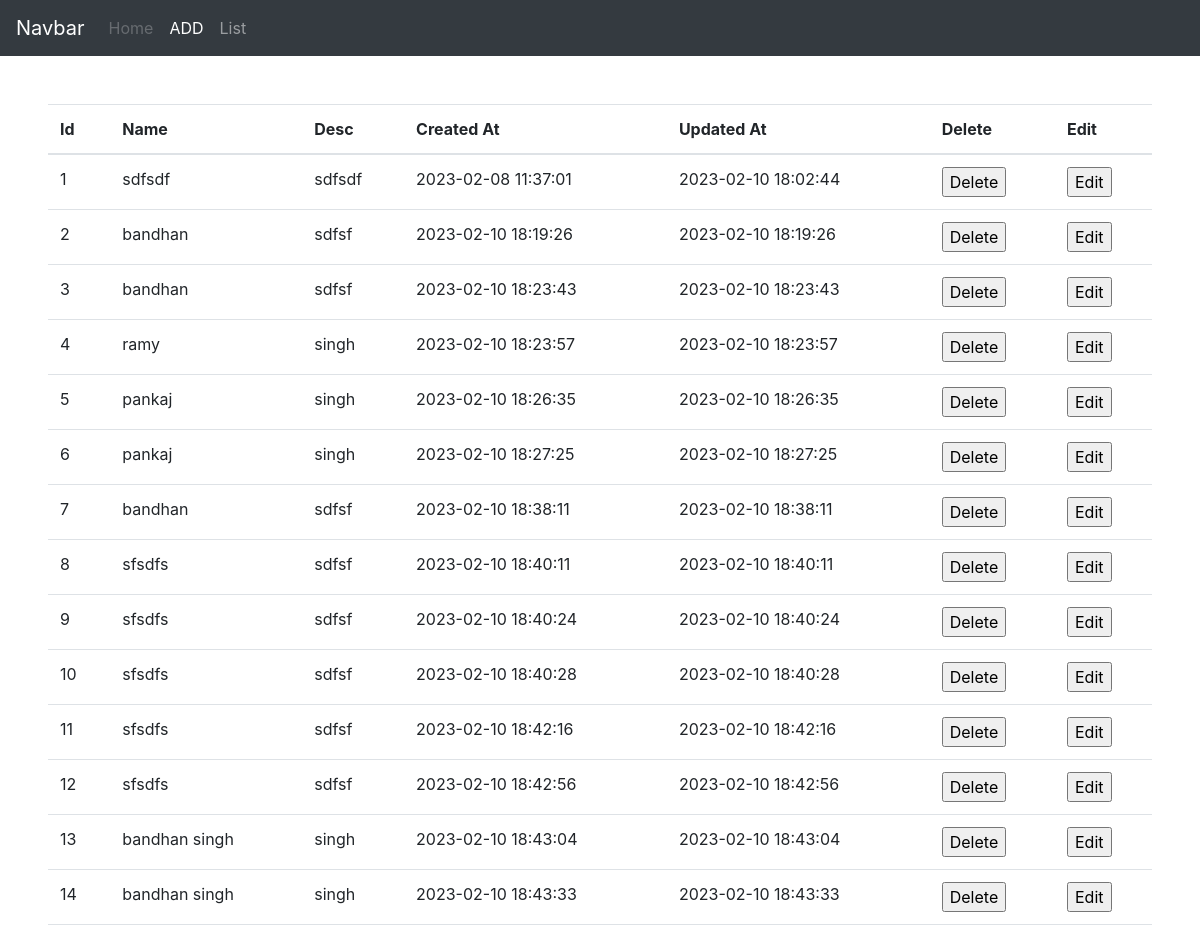
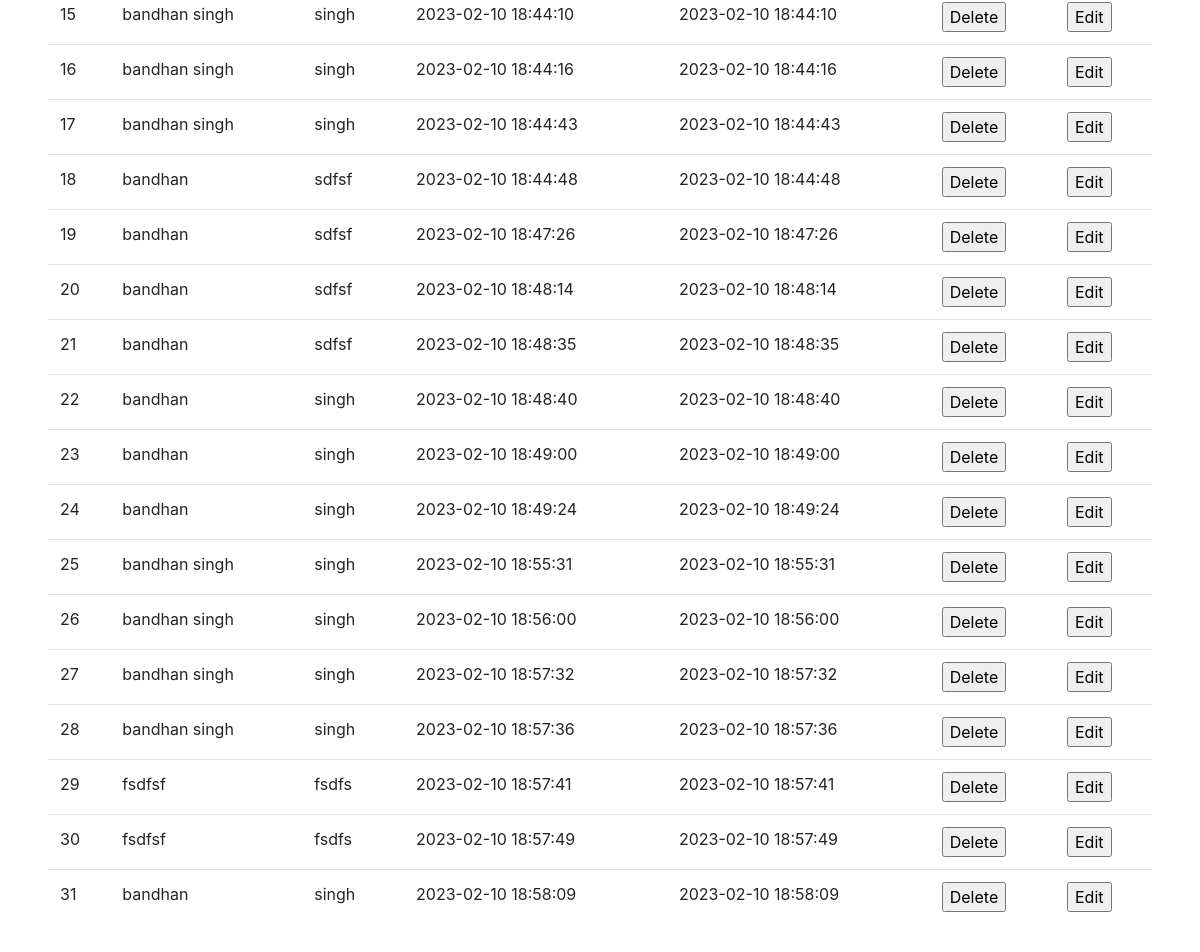
Page /posts/list.php on the committed database (2 pictures, top to bottom).
### tables this page shows
CREATE TABLE `user` (
  `id` int NOT NULL,
  `name` varchar(255) NOT NULL,
  `description` varchar(255) NOT NULL,
  `created_at` datetime NOT NULL,
  `updated_at` datetime NOT NULL
);

### posts/list.php (the view, shortened to what this page needs)
<?php
require_once "./../header.php";
require_once "../db/conn.php";
$sql = "SELECT `id`,`name`,`description`,`created_at`,`updated_at` FROM user";
$result = $conn->query($sql);
?>
<div class="table_container p-5">
    <table class="table">
        <thead>
            <tr>
                <th scope="col">Id</th>
                <th scope="col">Name</th>
                <th scope="col">Desc</th>
                <th scope="col">Created At</th>
                <th scope="col">Updated At</th>
                <th scope="col">Delete</th>
                <th scope="col">Edit</th>
            </tr>
        </thead>
        <tbody>
<?php
if ($result->num_rows > 0) {
    while ($row = $result->fetch_assoc()) {
        ?>
                    <tr>
                        <td><?=$row["id"]?></td>
                        <td><?=$row["name"]?></td>
                        <td><?=$row["description"]?></td>
                        <td><?=$row["created_at"]?></td>
                        <td><?=$row["updated_at"]?></td>
                        <td>
                            <form method="post" action="delete.php">
                                <input type="submit" name="delete" value="Delete">
                            </form>
                        </td>
                        <td>
                            <form method="post" action="edit.php" >
                                <input type="submit" value="Edit">
                            </form>
                        </td>
                    </tr>
<?php
}
} else {
    echo "0 results";
}
?>
        </tbody>
    </table>
</div>
<?php require_once "./../footer.php"?>

### header.php (shortened to what this page needs)
<!DOCTYPE html>
<html lang="en">
<head>
    <link rel="stylesheet" href="https://cdn.jsdelivr.net/npm/bootstrap@4.0.0/dist/css/bootstrap.min.css">
</head>
<body>
    <nav class="navbar navbar-expand-lg navbar-dark bg-dark">
        <a class="navbar-brand" href="#">Navbar</a>
        <div class="collapse navbar-collapse" id="navbarNav">
            <ul class="navbar-nav">
                <li class="nav-item">
                    <a class="nav-link disabled" href="/">Home</a>
                </li>
                <li class="nav-item active">
                    <a class="nav-link" href="../posts/add.php">ADD<span class="sr-only">(current)</span></a>
                </li>
                <li class="nav-item">
                    <a class="nav-link" href="../posts/list.php">List</a>
                </li>
            </ul>
        </div>
    </nav>

### footer.php (shortened to what this page needs)
</body>
</html>

### rows in the picture
user: id "1", name "sdfsdf", description "sdfsdf", created_at "2023-02-08 11:37:01", updated_at "2023-02-10 18:02:44"
user: id "2", name "bandhan", description "sdfsf", created_at "2023-02-10 18:19:26", updated_at "2023-02-10 18:19:26"
user: id "3", name "bandhan", description "sdfsf", created_at "2023-02-10 18:23:43", updated_at "2023-02-10 18:23:43"
user: id "4", name "ramy", description "singh", created_at "2023-02-10 18:23:57", updated_at "2023-02-10 18:23:57"
user: id "5", name "pankaj", description "singh", created_at "2023-02-10 18:26:35", updated_at "2023-02-10 18:26:35"
user: id "6", name "pankaj", description "singh", created_at "2023-02-10 18:27:25", updated_at "2023-02-10 18:27:25"
user: id "7", name "bandhan", description "sdfsf", created_at "2023-02-10 18:38:11", updated_at "2023-02-10 18:38:11"
user: id "8", name "sfsdfs", description "sdfsf", created_at "2023-02-10 18:40:11", updated_at "2023-02-10 18:40:11"
user: id "9", name "sfsdfs", description "sdfsf", created_at "2023-02-10 18:40:24", updated_at "2023-02-10 18:40:24"
user: id "10", name "sfsdfs", description "sdfsf", created_at "2023-02-10 18:40:28", updated_at "2023-02-10 18:40:28"
user: id "11", name "sfsdfs", description "sdfsf", created_at "2023-02-10 18:42:16", updated_at "2023-02-10 18:42:16"
user: id "12", name "sfsdfs", description "sdfsf", created_at "2023-02-10 18:42:56", updated_at "2023-02-10 18:42:56"
user: id "13", name "bandhan singh", description "singh", created_at "2023-02-10 18:43:04", updated_at "2023-02-10 18:43:04"
user: id "14", name "bandhan singh", description "singh", created_at "2023-02-10 18:43:33", updated_at "2023-02-10 18:43:33"
user: id "15", name "bandhan singh", description "singh", created_at "2023-02-10 18:44:10", updated_at "2023-02-10 18:44:10"
user: id "16", name "bandhan singh", description "singh", created_at "2023-02-10 18:44:16", updated_at "2023-02-10 18:44:16"
user: id "17", name "bandhan singh", description "singh", created_at "2023-02-10 18:44:43", updated_at "2023-02-10 18:44:43"
user: id "18", name "bandhan", description "sdfsf", created_at "2023-02-10 18:44:48", updated_at "2023-02-10 18:44:48"
user: id "19", name "bandhan", description "sdfsf", created_at "2023-02-10 18:47:26", updated_at "2023-02-10 18:47:26"
user: id "20", name "bandhan", description "sdfsf", created_at "2023-02-10 18:48:14", updated_at "2023-02-10 18:48:14"
user: id "21", name "bandhan", description "sdfsf", created_at "2023-02-10 18:48:35", updated_at "2023-02-10 18:48:35"
user: id "22", name "bandhan", description "singh", created_at "2023-02-10 18:48:40", updated_at "2023-02-10 18:48:40"
user: id "23", name "bandhan", description "singh", created_at "2023-02-10 18:49:00", updated_at "2023-02-10 18:49:00"
user: id "24", name "bandhan", description "singh", created_at "2023-02-10 18:49:24", updated_at "2023-02-10 18:49:24"
user: id "25", name "bandhan singh", description "singh", created_at "2023-02-10 18:55:31", updated_at "2023-02-10 18:55:31"
user: id "26", name "bandhan singh", description "singh", created_at "2023-02-10 18:56:00", updated_at "2023-02-10 18:56:00"
user: id "27", name "bandhan singh", description "singh", created_at "2023-02-10 18:57:32", updated_at "2023-02-10 18:57:32"
user: id "28", name "bandhan singh", description "singh", created_at "2023-02-10 18:57:36", updated_at "2023-02-10 18:57:36"
user: id "29", name "fsdfsf", description "fsdfs", created_at "2023-02-10 18:57:41", updated_at "2023-02-10 18:57:41"
user: id "30", name "fsdfsf", description "fsdfs", created_at "2023-02-10 18:57:49", updated_at "2023-02-10 18:57:49"
user: id "31", name "bandhan", description "singh", created_at "2023-02-10 18:58:09", updated_at "2023-02-10 18:58:09"
